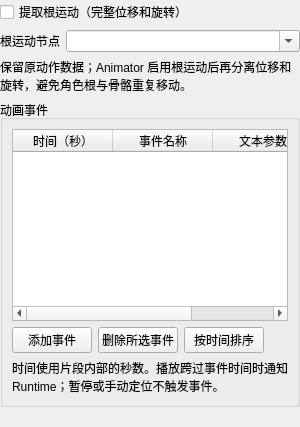
<?xml version="1.0" encoding="UTF-8"?>
<ui version="4.0">
 <class>AnimationClipOptionsEditorForm</class>
 <widget class="QWidget" name="AnimationClipOptionsEditorForm">
  <layout class="QVBoxLayout" name="mainLayout">
   <property name="leftMargin"><number>0</number></property><property name="topMargin"><number>0</number></property><property name="rightMargin"><number>0</number></property><property name="bottomMargin"><number>0</number></property>
   <item><widget class="QCheckBox" name="extractRootMotionCheck"><property name="text"><string>提取根运动（完整位移和旋转）</string></property><property name="toolTip"><string>为指定节点生成独立的根运动轨迹，Animator 设置控制如何使用它。</string></property></widget></item>
   <item><layout class="QFormLayout" name="rootNodeLayout">
    <item row="0" column="0"><widget class="QLabel" name="rootNodeLabel"><property name="text"><string>根运动节点</string></property></widget></item>
    <item row="0" column="1"><widget class="QComboBox" name="rootMotionNodeCombo"><property name="editable"><bool>true</bool></property><property name="insertPolicy"><enum>QComboBox::NoInsert</enum></property><property name="toolTip"><string>选择导入模型中的源节点；手动输入时请填写完整源路径。不会自动猜测骨盆或模型根。</string></property></widget></item>
   </layout></item>
   <item><widget class="QLabel" name="rootMotionHelpLabel"><property name="text"><string>保留原动作数据；Animator 启用根运动后再分离位移和旋转，避免角色根与骨骼重复移动。</string></property><property name="wordWrap"><bool>true</bool></property></widget></item>
   <item><widget class="QGroupBox" name="eventsGroup"><property name="title"><string>动画事件</string></property>
    <layout class="QVBoxLayout" name="eventsLayout">
     <item><widget class="QTableWidget" name="animationEventsTable"><property name="minimumSize"><size><width>0</width><height>140</height></size></property><property name="selectionBehavior"><enum>QAbstractItemView::SelectRows</enum></property><property name="selectionMode"><enum>QAbstractItemView::SingleSelection</enum></property><property name="alternatingRowColors"><bool>true</bool></property><property name="wordWrap"><bool>false</bool></property>
      <column><property name="text"><string>时间（秒）</string></property></column><column><property name="text"><string>事件名称</string></property></column><column><property name="text"><string>文本参数</string></property></column>
     </widget></item>
     <item><layout class="QHBoxLayout" name="eventButtonsLayout">
      <item><widget class="QPushButton" name="addAnimationEventButton"><property name="text"><string>添加事件</string></property></widget></item>
      <item><widget class="QPushButton" name="removeAnimationEventButton"><property name="text"><string>删除所选事件</string></property></widget></item>
      <item><widget class="QPushButton" name="sortAnimationEventsButton"><property name="text"><string>按时间排序</string></property></widget></item>
      <item><spacer name="eventsSpacer"><property name="orientation"><enum>Qt::Horizontal</enum></property><property name="sizeHint" stdset="0"><size><width>10</width><height>1</height></size></property></spacer></item>
     </layout></item>
     <item><widget class="QLabel" name="eventsHelpLabel"><property name="text"><string>时间使用片段内部的秒数。播放跨过事件时间时通知 Runtime；暂停或手动定位不触发事件。</string></property><property name="wordWrap"><bool>true</bool></property></widget></item>
    </layout>
   </widget></item>
   <item><widget class="QLabel" name="optionsErrorLabel"><property name="text"><string/></property><property name="wordWrap"><bool>true</bool></property><property name="styleSheet"><string notr="true">color: #ffb3b3;</string></property></widget></item>
  </layout>
 </widget>
 <resources/><connections/>
</ui>
